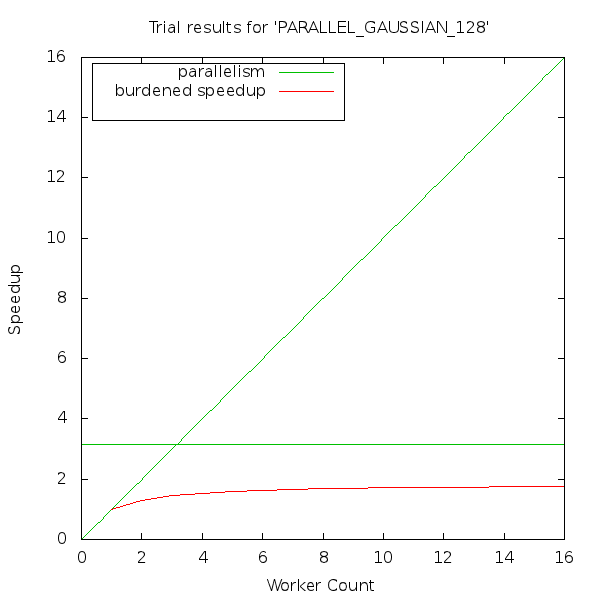

Write gnuplot code to recreate this figure.
set terminal png size 600, 600
set output "PARALLEL_GAUSSIAN_128.png"
set datafile separator ","
set size square 1.0, 1.0
set title "Trial results for 'PARALLEL_GAUSSIAN_128'"
set xlabel "Worker Count" 0.0,0.0
set ylabel "Speedup" 0.0,0.0
set key left top box
set pointsize 1.8
plot [0:16] [0:16] x title "parallelism" lt 2, 3.155979 notitle lt 2, "PARALLEL_GAUSSIAN_128.csv" using 1:2 title "burdened speedup" with lines lt 1, "PARALLEL_GAUSSIAN_128.csv" using 1:4 with points pt 1 title "trials"
